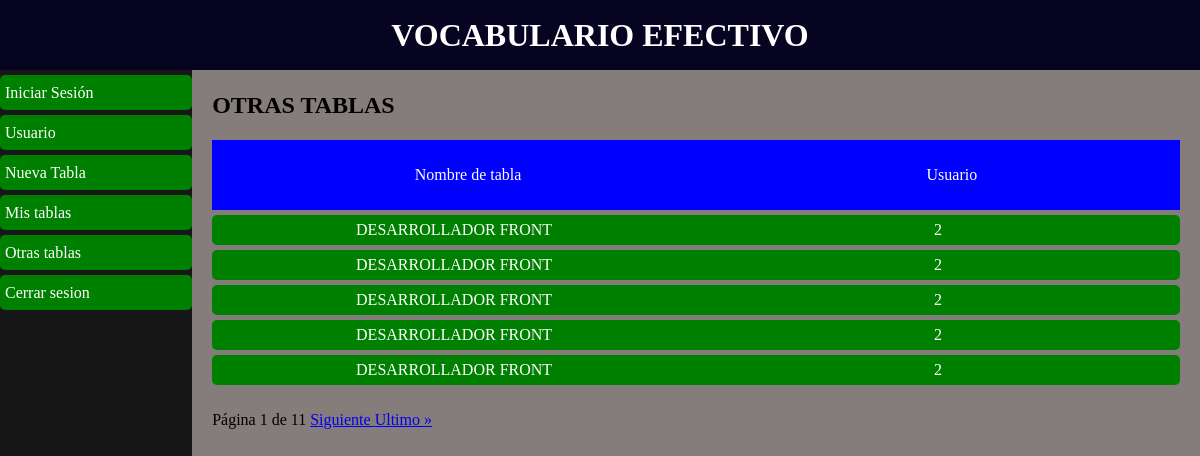
Page /otras-tablas/ on the committed database.
### tables/models.py (models this page shows)
class Table(models.Model) :
    id = models.AutoField(primary_key=True)
    user = models.ForeignKey(User, on_delete = models.CASCADE)
    title = models.CharField(max_length = 255)
    link = models.CharField(max_length = 255, null = True, blank = True)
    pdf_doc = models.FileField(null = True, blank = True, upload_to='pdf')

### tables/views.py (the view)
# urls.py: path('otras-tablas/', views.OtherTables.as_view(), name = 'other_tables'),
class OtherTables(ListView) :
    model = Table
    template_name = 'table_collection/table_collection_other_users.html'
    paginate_by = 5
    context_object_name = 'tables'
    def get_queryset(self, *args, **kwargs):
        return Table.objects.exclude(user_id = self.request.user.id)

### tables/templates/table_collection/table_collection_other_users.html
{% extends 'layouts/layout.html' %}
{% block main_content %}
    <h2>OTRAS TABLAS</h2>
    {% include 'includes/description_other_tables.html' %}
    <ul class="list-other-tables">
        {% for table in tables %}
            <li>
                <div><a href="{% url 'word_list' table_id=table.id  title=table.title %}">{{table.title|upper}}</a></div>
                <div>{{table.user_id}}</div>
            </li>
        {% endfor %}
    </ul>
    {% include 'includes/pagination.html' %}
{% endblock %}

### mainapp/static/css/styles.css (style rules this page uses)
* { margin: 0; padding: 0; }

### tables/static/css/styles-app-tables.css (style rules this page uses)
ul.list-other-tables li { height: 30px; line-height: 30px; margin-top: 5px; display: grid; grid-template-columns: repeat(2, 1fr); justify-content: space-around; background-color: green; border-radius: 5px; color: white; }
ul.list-other-tables li div { text-align: center; }
ul.list-other-tables li div a { color: white; text-decoration: none; }

### rows in the picture
Table: title "DESARROLLADOR FRONT", user_id "2"
Table: title "DESARROLLADOR FRONT", user_id "2"
Table: title "DESARROLLADOR FRONT", user_id "2"
Table: title "DESARROLLADOR FRONT", user_id "2"
Table: title "DESARROLLADOR FRONT", user_id "2"

### other values in the picture
{{ page_obj.number }} "1"
{{ page_obj.paginator.num_pages }} "11"
